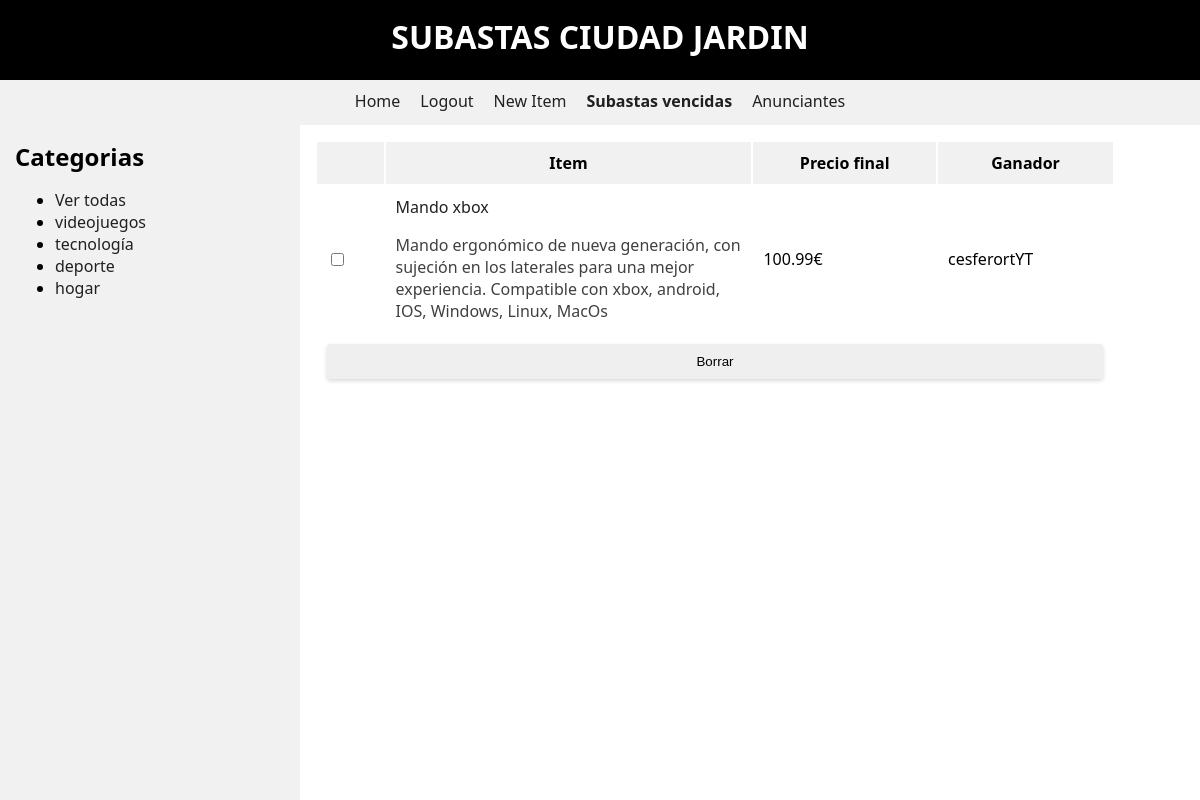
The page /views/overdueitems.php?item=1 (signed in) on the database its author committed.
### tables this page shows
CREATE TABLE IF NOT EXISTS `categoria` (
  `id` int(11) NOT NULL AUTO_INCREMENT,
  `categoria` varchar(30) NOT NULL,
  PRIMARY KEY (`id`)
);

CREATE TABLE IF NOT EXISTS `item` (
  `id` int(11) NOT NULL AUTO_INCREMENT,
  `id_cat` int(11) NOT NULL,
  `id_user` int(11) NOT NULL,
  `nombre` varchar(50) NOT NULL,
  `precio_partida` float NOT NULL,
  `descripcion` varchar(200) NOT NULL,
  `fechafin` datetime NOT NULL,
  PRIMARY KEY (`id`),
  KEY `id_cat` (`id_cat`,`id_user`),
  KEY `id_user` (`id_user`)
);

CREATE TABLE IF NOT EXISTS `puja` (
  `id` int(11) NOT NULL AUTO_INCREMENT,
  `id_item` int(11) NOT NULL,
  `id_user` int(11) NOT NULL,
  `cantidad` float NOT NULL,
  `fecha` date NOT NULL,
  PRIMARY KEY (`id`),
  KEY `id_item` (`id_item`,`id_user`),
  KEY `id_user` (`id_user`)
);

CREATE TABLE IF NOT EXISTS `usuario` (
  `id` int(11) NOT NULL AUTO_INCREMENT,
  `username` varchar(40) NOT NULL,
  `nombre` varchar(100) NOT NULL,
  `password` varchar(40) NOT NULL,
  `email` varchar(100) NOT NULL,
  `cadenaverificacion` varchar(100) NOT NULL,
  `activo` tinyint(4) NOT NULL,
  `falso` tinyint(4) NOT NULL,
  PRIMARY KEY (`id`)
);

### db/model.php (called while the page is built, shortened)
<?php
function getCategories($conn)
{
    $sql = "SELECT * FROM CATEGORIA";
    $query = mysqli_query($conn, $sql);
    $result = [];
    while ($category = mysqli_fetch_assoc($query)) {
        $result[] = $category;
    }
    return $result;
}
function  getExpiredItems($conn){
    $items = [];
    $sql = "select * from item where TIMESTAMPDIFF(SECOND, fechafin, now()) > 1";
    $statement = $conn->prepare($sql);
    $prepared = true;
    $executed = $statement->execute();
    if ($prepared and $executed) {
        $result = $statement->get_result();
        while ($item = $result->fetch_assoc()) {
            $items[] = $item;
        }
    }
    return $items;
}
function getItemsBids($conn, $item)
{
    $sql = "SELECT * FROM PUJA WHERE id_item=? ORDER BY cantidad DESC ";
    $bids = [];
    $statement = $conn->prepare($sql);
    $prepared = $statement->bind_param("i", $item);
    $executed = $statement->execute();
    if ($prepared and $executed) {
        $result = $statement->get_result();
        while ($item = $result->fetch_assoc()) {
            $bids[] = $item;
        }
    }
    return $bids;
}
function getUsername($conn, $id)
{
    $sql = "SELECT * FROM usuario WHERE id=?";
    $statement = $conn->prepare($sql);
    $prepared = $statement->bind_param("i", $id);
    $executed = $statement->execute();
    $user = false;
    if ($prepared and $executed) {
        $user = $statement->get_result()->fetch_assoc()['username'];
    }
    return $user;
}

### views/bar.php (the view)
<h2>Categorias</h2>
<?php
    echo "<ul>";
    if($conn) {
        $categories = getCategories($conn);
        $categoryIndex = isset($categoryIndex) ? $categoryIndex : "";
        if(count($categories))
            echo "<li><a ".($categoryIndex == "all" ? "class='selected'": "")." href='" . BASE_ROUTE . "/views/index.php?category=all'>Ver todas</a></li>";
        foreach ($categories as $category) {
            $class = ($category['id'] == $categoryIndex) ? "class='selected'" : "" ;
            echo "<li><a ".$class." href='" . BASE_ROUTE . "/views/index.php?category=".$category['id']."'>".$category['categoria']."</a></li>";
        }
    }
    echo "</ul>";
?>

### views/overdueitems.php (shortened to what this page needs)
<?php require_once "./header.php";
    $items = getExpiredItems($conn);
    $id = isset($_GET['item']) ? $_GET['item'] : false;
?>
<div class="overdue">
    <form action="<?php echo $_SERVER['PHP_SELF'] ?>" method="POST">
    <table>
        <tr>
            <th></th>
            <th>Item</th>
            <th>Precio final</th>
            <th>Ganador</th>
        </tr>
        <?php
            foreach ($items as $item) {
                $bid = getItemsBids($conn,$item['id'])[0];
                $winner = getUsername($conn,$bid['id_user']);
                echo "<tr>";
                echo "<td><input type='checkbox' name='selected[]' value='".$item['id']."'></td>";
                echo "<td>";
                echo "<a href='".$_SERVER['PHP_SELF']."?item=".$item['id']."'>".$item['nombre']."</a>";
                if($id !== false and $id == $item['id'])
                    echo "<p style='color:var(--shutdown-black)'>".$item['descripcion']."</p>";
                echo "</td>";
                echo "<td>".$bid['cantidad'].CURRENCY."</td>";
                echo "<td>".$winner."</td>";
                echo "</tr>";
            }
            echo '<tr><td colspan="4"><input id="delete" type="submit" value="Borrar" name="delete"></td></tr>';
        ?>
    </table>
    </form>
</div>
<?php require_once "./footer.php" ?>

### styles/master.css (style rules this page uses)
:root { --font : 'Segoe UI', Tahoma, Geneva, Verdana, sans-serif; --smooth-shadow : 0px 2px 4px rgba(0,0,0,.15); --lite-shadow: 0px 2px 4px rgba(0,0,0,.05); --error-color : #fa2000; --accent-color : dodgerblue; --white : #fff; --black : #000; --elegant-black : #202020; --shutdown-black : #404040; --lightgray : #f1f1f1; }
body { font-family: var(--font); margin: 0; }
a { text-decoration: none; color: var(--elegant-black); transition: .25s; }
#bar li { height: auto; }
#bar h2 { margin: 0; }
table { width: 100%; }
th { background: var(--lightgray); padding: 10px; }
td { padding: 10px; text-align: center; }
input[type='submit'] { cursor: pointer; padding: 10px; box-sizing: border-box; border: none; border-radius: 3px; box-shadow: var(--smooth-shadow); transition: .25s; }
div.overdue table { max-width: 800px; }
div.overdue table td { max-width: 200px; text-align: start; }
div.overdue input[type='submit']#delete { width:100%; }

### rows shown on the page
categoria: categoria "videojuegos"
categoria: categoria "tecnología"
categoria: categoria "deporte"
categoria: categoria "hogar"
item: nombre "Mando xbox", descripcion "Mando ergonómico de nueva generación, con sujeción en los laterales para una mejor experiencia. Compatible con xbox, android, IOS, Windows, Linux, MacOs", puja.cantidad "100.99", puja.id_user "cesferortYT"
